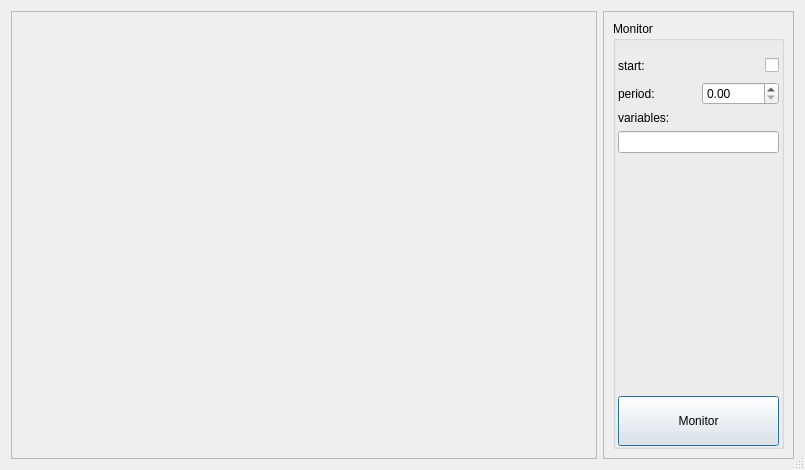
<?xml version="1.0" encoding="UTF-8"?>
<ui version="4.0">
 <class>Dialog</class>
 <widget class="QDialog" name="Dialog">
  <property name="geometry">
   <rect>
    <x>0</x>
    <y>0</y>
    <width>805</width>
    <height>466</height>
   </rect>
  </property>
  <property name="windowTitle">
   <string>Monitor</string>
  </property>
  <property name="sizeGripEnabled">
   <bool>true</bool>
  </property>
  <layout class="QHBoxLayout" name="horizontalLayout_3">
   <item>
    <widget class="QFrame" name="frame">
     <property name="minimumSize">
      <size>
       <width>491</width>
       <height>351</height>
      </size>
     </property>
     <property name="frameShape">
      <enum>QFrame::StyledPanel</enum>
     </property>
     <property name="frameShadow">
      <enum>QFrame::Raised</enum>
     </property>
     <layout class="QVBoxLayout" name="verticalLayout_2">
      <item>
       <widget class="MyMonitor" name="widget_matplot" native="true"/>
      </item>
     </layout>
    </widget>
   </item>
   <item>
    <widget class="QFrame" name="frame_2">
     <property name="minimumSize">
      <size>
       <width>191</width>
       <height>448</height>
      </size>
     </property>
     <property name="maximumSize">
      <size>
       <width>191</width>
       <height>16777215</height>
      </size>
     </property>
     <property name="frameShape">
      <enum>QFrame::StyledPanel</enum>
     </property>
     <property name="frameShadow">
      <enum>QFrame::Raised</enum>
     </property>
     <layout class="QVBoxLayout" name="verticalLayout_3">
      <item>
       <widget class="QGroupBox" name="groupBox_monitor">
        <property name="title">
         <string>Monitor</string>
        </property>
        <layout class="QVBoxLayout" name="verticalLayout_4">
         <property name="leftMargin">
          <number>2</number>
         </property>
         <property name="topMargin">
          <number>15</number>
         </property>
         <property name="rightMargin">
          <number>2</number>
         </property>
         <property name="bottomMargin">
          <number>0</number>
         </property>
         <item>
          <layout class="QVBoxLayout" name="verticalLayout">
           <item>
            <layout class="QHBoxLayout" name="horizontalLayout">
             <item>
              <widget class="QLabel" name="label_7">
               <property name="text">
                <string>start:</string>
               </property>
              </widget>
             </item>
             <item>
              <spacer name="horizontalSpacer">
               <property name="orientation">
                <enum>Qt::Horizontal</enum>
               </property>
               <property name="sizeHint" stdset="0">
                <size>
                 <width>40</width>
                 <height>20</height>
                </size>
               </property>
              </spacer>
             </item>
             <item>
              <widget class="QCheckBox" name="checkBox_start">
               <property name="text">
                <string/>
               </property>
              </widget>
             </item>
            </layout>
           </item>
           <item>
            <layout class="QHBoxLayout" name="horizontalLayout_2">
             <item>
              <widget class="QLabel" name="label_6">
               <property name="text">
                <string>period:</string>
               </property>
              </widget>
             </item>
             <item>
              <widget class="QDoubleSpinBox" name="doubleSpinBox_period"/>
             </item>
            </layout>
           </item>
           <item>
            <widget class="QLabel" name="label_8">
             <property name="text">
              <string>variables:</string>
             </property>
            </widget>
           </item>
           <item>
            <widget class="QLineEdit" name="lineEdit_variables"/>
           </item>
          </layout>
         </item>
         <item>
          <spacer name="verticalSpacer">
           <property name="orientation">
            <enum>Qt::Vertical</enum>
           </property>
           <property name="sizeHint" stdset="0">
            <size>
             <width>20</width>
             <height>40</height>
            </size>
           </property>
          </spacer>
         </item>
         <item>
          <widget class="QPushButton" name="pushButton_monitor">
           <property name="minimumSize">
            <size>
             <width>145</width>
             <height>50</height>
            </size>
           </property>
           <property name="text">
            <string>Monitor</string>
           </property>
           <property name="default">
            <bool>false</bool>
           </property>
          </widget>
         </item>
        </layout>
       </widget>
      </item>
     </layout>
    </widget>
   </item>
  </layout>
 </widget>
 <customwidgets>
  <customwidget>
   <class>MyMonitor</class>
   <extends>QWidget</extends>
   <header location="global">ANNarchyData</header>
   <container>1</container>
  </customwidget>
 </customwidgets>
 <resources/>
 <connections/>
</ui>
